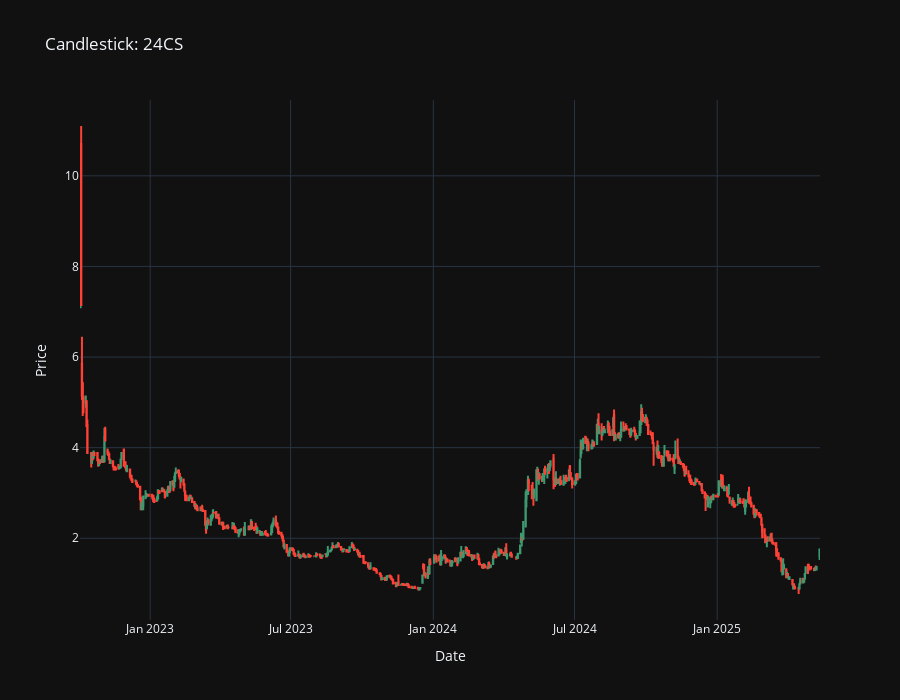

Notebook code for this chart:
### Code cell
df_candle = df_price[df_price['symbol'] == symbol]

if not df_candle.empty:
    fig = go.Figure()

    fig.add_trace(go.Candlestick(
        x=df_candle['time'],
        open=df_candle['open_price'],
        high=df_candle['high_price'],
        low=df_candle['low_price'],
        close=df_candle['close_price'],
        name='Candlestick'
    ))

    fig.update_layout(
        title=f"Candlestick: {symbol}",
        xaxis_title='Date',
        yaxis_title='Price',
        xaxis_rangeslider_visible=False,
        template='plotly_dark',
        height=700
    )

    fig.show()
else:
    print(f"No data for symbol: {symbol}")

### Figure 1 — Plotly figure (JSON) as saved in the notebook; plotly's stock layout.template omitted (floating-point values rounded to 4 significant figures; data arrays with more than 128 entries replaced by an {"elided": "..."} marker saying what was removed)
{"data": [{"close": {"elided": "634 float values"}, "high": {"elided": "634 float values"}, "low": {"elided": "634 float values"}, "name": "Candlestick", "open": {"elided": "634 float values"}, "type": "candlestick", "x": {"elided": "634 str values"}}], "layout": {"height": 700, "title": {"text": "Candlestick: 24CS"}, "xaxis": {"rangeslider": {"visible": false}, "title": {"text": "Date"}}, "yaxis": {"title": {"text": "Price"}}}}
